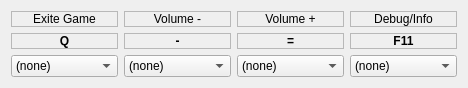
    <widget class="QWidget" name="gridLayoutWidget_31">
     <property name="geometry">
      <rect>
       <x>20</x>
       <y>240</y>
       <width>641</width>
       <height>83</height>
      </rect>
     </property>
     <layout class="QGridLayout" name="ExitVolumeGrid">
      <property name="sizeConstraint">
       <enum>QLayout::SizeConstraint::SetFixedSize</enum>
      </property>
      <item row="1" column="0">
       <widget class="QLabel" name="label_188">
        <property name="font">
         <font>
          <bold>true</bold>
          <kerning>true</kerning>
         </font>
        </property>
        <property name="frameShape">
         <enum>QFrame::Shape::StyledPanel</enum>
        </property>
        <property name="text">
         <string>Q</string>
        </property>
        <property name="alignment">
         <set>Qt::AlignmentFlag::AlignCenter</set>
        </property>
       </widget>
      </item>
      <item row="0" column="1">
       <widget class="QLabel" name="label_72">
        <property name="frameShape">
         <enum>QFrame::Shape::StyledPanel</enum>
        </property>
        <property name="text">
         <string>Volume -</string>
        </property>
        <property name="alignment">
         <set>Qt::AlignmentFlag::AlignCenter</set>
        </property>
       </widget>
      </item>
      <item row="1" column="3">
       <widget class="QLabel" name="label_189">
        <property name="font">
         <font>
          <bold>true</bold>
          <kerning>true</kerning>
         </font>
        </property>
        <property name="frameShape">
         <enum>QFrame::Shape::StyledPanel</enum>
        </property>
        <property name="text">
         <string>F11</string>
        </property>
        <property name="alignment">
         <set>Qt::AlignmentFlag::AlignCenter</set>
        </property>
       </widget>
      </item>
      <item row="0" column="2">
       <widget class="QLabel" name="label_73">
        <property name="frameShape">
         <enum>QFrame::Shape::StyledPanel</enum>
        </property>
        <property name="text">
         <string>Volume +</string>
        </property>
        <property name="alignment">
         <set>Qt::AlignmentFlag::AlignCenter</set>
        </property>
       </widget>
      </item>
      <item row="1" column="2">
       <widget class="QLabel" name="label_186">
        <property name="font">
         <font>
          <bold>true</bold>
          <kerning>true</kerning>
         </font>
        </property>
        <property name="frameShape">
         <enum>QFrame::Shape::StyledPanel</enum>
        </property>
        <property name="text">
         <string>=</string>
        </property>
        <property name="alignment">
         <set>Qt::AlignmentFlag::AlignCenter</set>
        </property>
       </widget>
      </item>
      <item row="0" column="3">
       <widget class="QLabel" name="label_74">
        <property name="frameShape">
         <enum>QFrame::Shape::StyledPanel</enum>
        </property>
        <property name="text">
         <string>Debug/Info</string>
        </property>
        <property name="alignment">
         <set>Qt::AlignmentFlag::AlignCenter</set>
        </property>
       </widget>
      </item>
      <item row="0" column="0">
       <widget class="QLabel" name="label_71">
        <property name="frameShape">
         <enum>QFrame::Shape::StyledPanel</enum>
        </property>
        <property name="text">
         <string>Exite Game</string>
        </property>
        <property name="alignment">
         <set>Qt::AlignmentFlag::AlignCenter</set>
        </property>
       </widget>
      </item>
      <item row="1" column="1">
       <widget class="QLabel" name="label_187">
        <property name="font">
         <font>
          <bold>true</bold>
          <kerning>true</kerning>
         </font>
        </property>
        <property name="frameShape">
         <enum>QFrame::Shape::StyledPanel</enum>
        </property>
        <property name="text">
         <string>-</string>
        </property>
        <property name="alignment">
         <set>Qt::AlignmentFlag::AlignCenter</set>
        </property>
       </widget>
      </item>
      <item row="2" column="3">
       <widget class="QComboBox" name="JoyFrameCount">
        <item>
         <property name="text">
          <string>(none)</string>
         </property>
        </item>
        <item>
         <property name="text">
          <string>Button1</string>
         </property>
        </item>
        <item>
         <property name="text">
          <string>Button2</string>
         </property>
        </item>
        <item>
         <property name="text">
          <string>Button3</string>
         </property>
        </item>
        <item>
         <property name="text">
          <string>Button4</string>
         </property>
        </item>
        <item>
         <property name="text">
          <string>Button5</string>
         </property>
        </item>
        <item>
         <property name="text">
          <string>Button6</string>
         </property>
        </item>
        <item>
         <property name="text">
          <string>Button7</string>
         </property>
        </item>
        <item>
         <property name="text">
          <string>Button8</string>
         </property>
        </item>
        <item>
         <property name="text">
          <string>Button9</string>
         </property>
        </item>
        <item>
         <property name="text">
          <string>Button10</string>
         </property>
        </item>
        <item>
         <property name="text">
          <string>Button11</string>
         </property>
        </item>
        <item>
         <property name="text">
          <string>Button12</string>
         </property>
        </item>
        <item>
         <property name="text">
          <string>Button13</string>
         </property>
        </item>
        <item>
         <property name="text">
          <string>Button14</string>
         </property>
        </item>
        <item>
         <property name="text">
          <string>Button15</string>
         </property>
        </item>
        <item>
         <property name="text">
          <string>Button16</string>
         </property>
        </item>
        <item>
         <property name="text">
          <string>Button17</string>
         </property>
        </item>
        <item>
         <property name="text">
          <string>Button18</string>
         </property>
        </item>
        <item>
         <property name="text">
          <string>Button19</string>
         </property>
        </item>
        <item>
         <property name="text">
          <string>Button20</string>
         </property>
        </item>
        <item>
         <property name="text">
          <string>Button21</string>
         </property>
        </item>
        <item>
         <property name="text">
          <string>Button22</string>
         </property>
        </item>
        <item>
         <property name="text">
          <string>Button23</string>
         </property>
        </item>
        <item>
         <property name="text">
          <string>Button24</string>
         </property>
        </item>
        <item>
         <property name="text">
          <string>Left Mouse</string>
         </property>
        </item>
        <item>
         <property name="text">
          <string>Right Mouse</string>
         </property>
        </item>
        <item>
         <property name="text">
          <string>Middle Mouse</string>
         </property>
        </item>
       </widget>
      </item>
      <item row="2" column="2">
       <widget class="QComboBox" name="JoyVolumeUp">
        <item>
         <property name="text">
          <string>(none)</string>
         </property>
        </item>
        <item>
         <property name="text">
          <string>Button1</string>
         </property>
        </item>
        <item>
         <property name="text">
          <string>Button2</string>
         </property>
        </item>
        <item>
         <property name="text">
          <string>Button3</string>
         </property>
        </item>
        <item>
         <property name="text">
          <string>Button4</string>
         </property>
        </item>
        <item>
         <property name="text">
          <string>Button5</string>
         </property>
        </item>
        <item>
         <property name="text">
          <string>Button6</string>
         </property>
        </item>
        <item>
         <property name="text">
          <string>Button7</string>
         </property>
        </item>
        <item>
         <property name="text">
          <string>Button8</string>
         </property>
        </item>
        <item>
         <property name="text">
          <string>Button9</string>
         </property>
        </item>
        <item>
         <property name="text">
          <string>Button10</string>
         </property>
        </item>
        <item>
         <property name="text">
          <string>Button11</string>
         </property>
        </item>
        <item>
         <property name="text">
          <string>Button12</string>
         </property>
        </item>
        <item>
         <property name="text">
          <string>Button13</string>
         </property>
        </item>
        <item>
         <property name="text">
          <string>Button14</string>
         </property>
        </item>
        <item>
         <property name="text">
          <string>Button15</string>
         </property>
        </item>
        <item>
         <property name="text">
          <string>Button16</string>
         </property>
        </item>
        <item>
         <property name="text">
          <string>Button17</string>
         </property>
        </item>
        <item>
         <property name="text">
          <string>Button18</string>
         </property>
        </item>
        <item>
         <property name="text">
          <string>Button19</string>
         </property>
        </item>
        <item>
         <property name="text">
          <string>Button20</string>
         </property>
        </item>
        <item>
         <property name="text">
          <string>Button21</string>
         </property>
        </item>
        <item>
         <property name="text">
          <string>Button22</string>
         </property>
        </item>
        <item>
         <property name="text">
          <string>Button23</string>
         </property>
        </item>
        <item>
         <property name="text">
          <string>Button24</string>
         </property>
        </item>
        <item>
         <property name="text">
          <string>Left Mouse</string>
         </property>
        </item>
        <item>
         <property name="text">
          <string>Right Mouse</string>
         </property>
        </item>
        <item>
         <property name="text">
          <string>Middle Mouse</string>
         </property>
        </item>
       </widget>
      </item>
      <item row="2" column="1">
       <widget class="QComboBox" name="JoyVolumeDown">
        <item>
         <property name="text">
          <string>(none)</string>
         </property>
        </item>
        <item>
         <property name="text">
          <string>Button1</string>
         </property>
        </item>
        <item>
         <property name="text">
          <string>Button2</string>
         </property>
        </item>
        <item>
         <property name="text">
          <string>Button3</string>
         </property>
        </item>
        <item>
         <property name="text">
          <string>Button4</string>
         </property>
        </item>
        <item>
         <property name="text">
          <string>Button5</string>
         </property>
        </item>
        <item>
         <property name="text">
          <string>Button6</string>
         </property>
        </item>
        <item>
         <property name="text">
          <string>Button7</string>
         </property>
        </item>
        <item>
         <property name="text">
          <string>Button8</string>
         </property>
        </item>
        <item>
         <property name="text">
          <string>Button9</string>
         </property>
        </item>
        <item>
         <property name="text">
          <string>Button10</string>
         </property>
        </item>
        <item>
         <property name="text">
          <string>Button11</string>
         </property>
        </item>
        <item>
         <property name="text">
          <string>Button12</string>
         </property>
        </item>
        <item>
         <property name="text">
          <string>Button13</string>
         </property>
        </item>
        <item>
         <property name="text">
          <string>Button14</string>
         </property>
        </item>
        <item>
         <property name="text">
          <string>Button15</string>
         </property>
        </item>
        <item>
         <property name="text">
          <string>Button16</string>
         </property>
        </item>
        <item>
         <property name="text">
          <string>Button17</string>
         </property>
        </item>
        <item>
         <property name="text">
          <string>Button18</string>
         </property>
        </item>
        <item>
         <property name="text">
          <string>Button19</string>
         </property>
        </item>
        <item>
         <property name="text">
          <string>Button20</string>
         </property>
        </item>
        <item>
         <property name="text">
          <string>Button21</string>
         </property>
        </item>
        <item>
         <property name="text">
          <string>Button22</string>
         </property>
        </item>
        <item>
         <property name="text">
          <string>Button23</string>
         </property>
        </item>
        <item>
         <property name="text">
          <string>Button24</string>
         </property>
        </item>
        <item>
         <property name="text">
          <string>Left Mouse</string>
         </property>
        </item>
        <item>
         <property name="text">
          <string>Right Mouse</string>
         </property>
        </item>
        <item>
         <property name="text">
          <string>Middle Mouse</string>
         </property>
        </item>
       </widget>
      </item>
      <item row="2" column="0">
       <widget class="QComboBox" name="JoyExitGameKey">
        <item>
         <property name="text">
          <string>(none)</string>
         </property>
        </item>
        <item>
         <property name="text">
          <string>Button1</string>
         </property>
        </item>
        <item>
         <property name="text">
          <string>Button2</string>
         </property>
        </item>
        <item>
         <property name="text">
          <string>Button3</string>
         </property>
        </item>
        <item>
         <property name="text">
          <string>Button4</string>
         </property>
        </item>
        <item>
         <property name="text">
          <string>Button5</string>
         </property>
        </item>
        <item>
         <property name="text">
          <string>Button6</string>
         </property>
        </item>
        <item>
         <property name="text">
          <string>Button7</string>
         </property>
        </item>
        <item>
         <property name="text">
          <string>Button8</string>
         </property>
        </item>
        <item>
         <property name="text">
          <string>Button9</string>
         </property>
        </item>
        <item>
         <property name="text">
          <string>Button10</string>
         </property>
        </item>
        <item>
         <property name="text">
          <string>Button11</string>
         </property>
        </item>
        <item>
         <property name="text">
          <string>Button12</string>
         </property>
        </item>
        <item>
         <property name="text">
          <string>Button13</string>
         </property>
        </item>
        <item>
         <property name="text">
          <string>Button14</string>
         </property>
        </item>
        <item>
         <property name="text">
          <string>Button15</string>
         </property>
        </item>
        <item>
         <property name="text">
          <string>Button16</string>
         </property>
        </item>
        <item>
         <property name="text">
          <string>Button17</string>
         </property>
        </item>
        <item>
         <property name="text">
          <string>Button18</string>
         </property>
        </item>
        <item>
         <property name="text">
          <string>Button19</string>
         </property>
        </item>
        <item>
         <property name="text">
          <string>Button20</string>
         </property>
        </item>
        <item>
         <property name="text">
          <string>Button21</string>
         </property>
        </item>
        <item>
         <property name="text">
          <string>Button22</string>
         </property>
        </item>
        <item>
         <property name="text">
          <string>Button23</string>
         </property>
        </item>
        <item>
         <property name="text">
          <string>Button24</string>
         </property>
        </item>
        <item>
         <property name="text">
          <string>Left Mouse</string>
         </property>
        </item>
        <item>
         <property name="text">
          <string>Right Mouse</string>
         </property>
        </item>
        <item>
         <property name="text">
          <string>Middle Mouse</string>
         </property>
        </item>
       </widget>
      </item>
     </layout>
    </widget>
